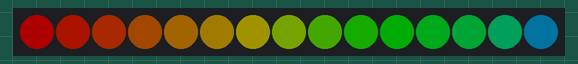
The sketch below on a simulated Arduino Uno, built with avr-gcc and run on an emulated ATmega328P. Shown: 15 RGB LEDs in strip order, left to right. Dim RGB values are drawn brighter than linear.

Above: at 0.8 s.
At 2.8 s:
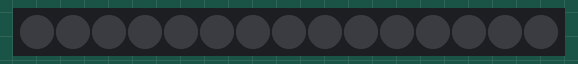

Measured:
- by itself, everything shown: repeats every 3.3 s, in 17 steps
- what the display in image 0 shows lasts 2.0 s, from 0.8 s to 2.8 s

The sketch:

led_debug.ino
```cpp
#include <FastLED.h>

// 定義接線腳位與燈珠數量
#define DATA_PIN    8
#define NUM_LEDS    15

// 建立一個陣列來儲存每一顆 LED 的顏色資料
CRGB leds[NUM_LEDS];

void setup() {
  // 告訴 FastLED 燈條的晶片型號 (WS2812)、資料腳位與顏色編碼順序 (通常是 GRB)
  FastLED.addLeds<WS2812, DATA_PIN, GRB>(leds, NUM_LEDS);

  // 【最重要的一行：硬派安全鎖】
  // 設定供電電壓為 5V，最大允許電流為 400 毫安培 (mA)
  // 有了這行，不管你下面寫什麼超耗電的全亮特效，FastLED 都會強行把電流壓制在安全範圍內！
  FastLED.setMaxPowerInVoltsAndMilliamps(5, 400);

  // (可選) 也可以設定一個全局基礎亮度 (0-255)
  FastLED.setBrightness(50);
}

void loop() {
  // 測試 1：紅色流水燈
  for(int i = 0; i < NUM_LEDS; i++) {
    leds[i] = CRGB::Blue;       // 將第 i 顆設為純紅色
    FastLED.show();            // 更新燈條
    delay(50);
    leds[i] = CRGB::Black;     // 關閉 (黑色)
  }

  // 測試 2：FastLED 內建的超炫彩虹漸層 (這就是 FastLED 強大的地方，數學運算極快)
  // 參數：(燈條陣列, 數量, 起始色相, 每顆燈的色相差)
  fill_rainbow(leds, NUM_LEDS, 0, 10);
  FastLED.show();
  delay(2000);                 // 讓彩虹光停留兩秒鐘

  // 清除所有燈光，準備下一次迴圈
  FastLED.clear();
  FastLED.show();
  delay(500);
}
```
